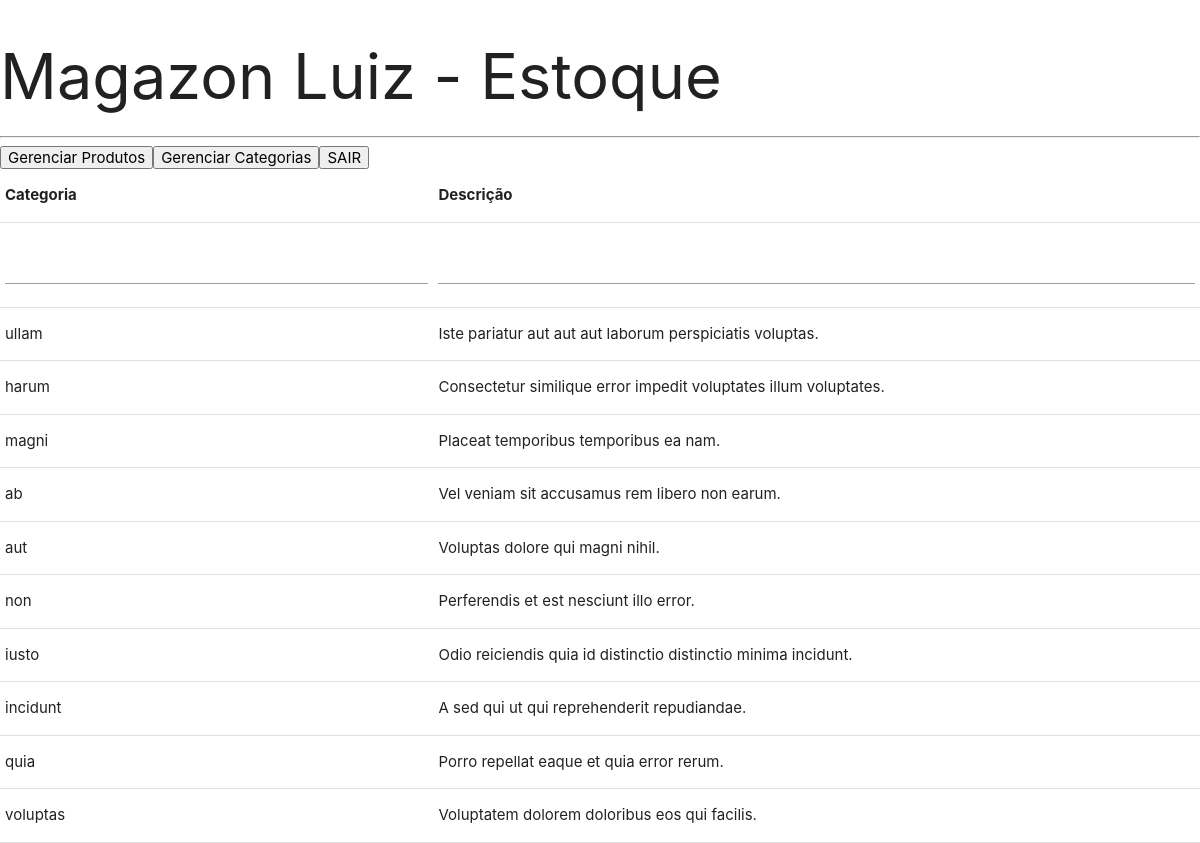
/gerenciarcategorias.php (signed in), run on the app's committed database.
### tables this page shows
CREATE TABLE IF NOT EXISTS categorias(
    idCategoria INT NOT NULL AUTO_INCREMENT,
    nomeCategoria VARCHAR(30) NOT NULL UNIQUE,
    descCategoria VARCHAR(500),
    PRIMARY KEY (idCategoria)
);

### gerenciarcategorias.php (the view, shortened to what this page needs)
<?php
require_once 'db_connect.php';
require_once 'head.php';
?>
<?php
$login = mysqli_escape_string($connect, $_SESSION['login']);
$sql = "SELECT nome login FROM usuarios WHERE login = '$login'";
$consulta = mysqli_query($connect, $sql);
if (mysqli_num_rows($consulta) != 1) {
    echo "<text color=\"red\"> ESSA É UMA ÁREA RESTRITA, FAÇA LOGIN.</text> <br> <button type=\"button\" name=\"index\" onclick=\"location.href='index.php'\">LOGIN</button>";
} else {
    echo "<button type=\"button\" name=\"gerenciar-produtos\" onclick=\"location.href='gerenciarprodutos.php'\">Gerenciar Produtos</button>";
    echo "<button type=\"button\" name=\"gerenciar-categorias\" onclick=\"location.href='gerenciarcategorias.php'\">Gerenciar Categorias</button>";
    echo "<button type=\"button\" name=\"sair\" onclick=\"location.href='logout.php'\">SAIR</button>";
$estrutura ='<table>
<tr>
<th>Categoria</th>
<th>Descrição</th>
</tr>
<tr>
<td><input type="text" name="novaCategoria"></input></td>
<td><input type="text" name="novaDescricao"></input></td>
</tr>
';
echo $estrutura;
$sql = "SELECT * FROM categorias";
$consulta = mysqli_query($connect, $sql);
$tabela = mysqli_fetch_all($consulta);
foreach ($tabela as $key => $value) {
    echo "<tr><td>$value[1]</td>";
    echo "<td>$value[2]</td></tr>";
}
echo '</tr></table>';
}
?>
<?php
require_once 'footer.php';
?>

### head.php (shortened to what this page needs)
<!DOCTYPE html>
<html>
<head>
  <link type="text/css" rel="stylesheet" href="css/materialize.min.css" media="screen,projection" />
</head>
<body>
<h1>Magazon Luiz - Estoque</h1>
<hr>

### footer.php (shortened to what this page needs)
</body>
  </html>

### data on the page
categorias: nomeCategoria "ullam", descCategoria "Iste pariatur aut aut aut laborum perspiciatis voluptas."
categorias: nomeCategoria "harum", descCategoria "Consectetur similique error impedit voluptates illum voluptates."
categorias: nomeCategoria "magni", descCategoria "Placeat temporibus temporibus ea nam."
categorias: nomeCategoria "ab", descCategoria "Vel veniam sit accusamus rem libero non earum."
categorias: nomeCategoria "aut", descCategoria "Voluptas dolore qui magni nihil."
categorias: nomeCategoria "non", descCategoria "Perferendis et est nesciunt illo error."
categorias: nomeCategoria "iusto", descCategoria "Odio reiciendis quia id distinctio distinctio minima incidunt."
categorias: nomeCategoria "incidunt", descCategoria "A sed qui ut qui reprehenderit repudiandae."
categorias: nomeCategoria "quia", descCategoria "Porro repellat eaque et quia error rerum."
categorias: nomeCategoria "voluptas", descCategoria "Voluptatem dolorem doloribus eos qui facilis."
